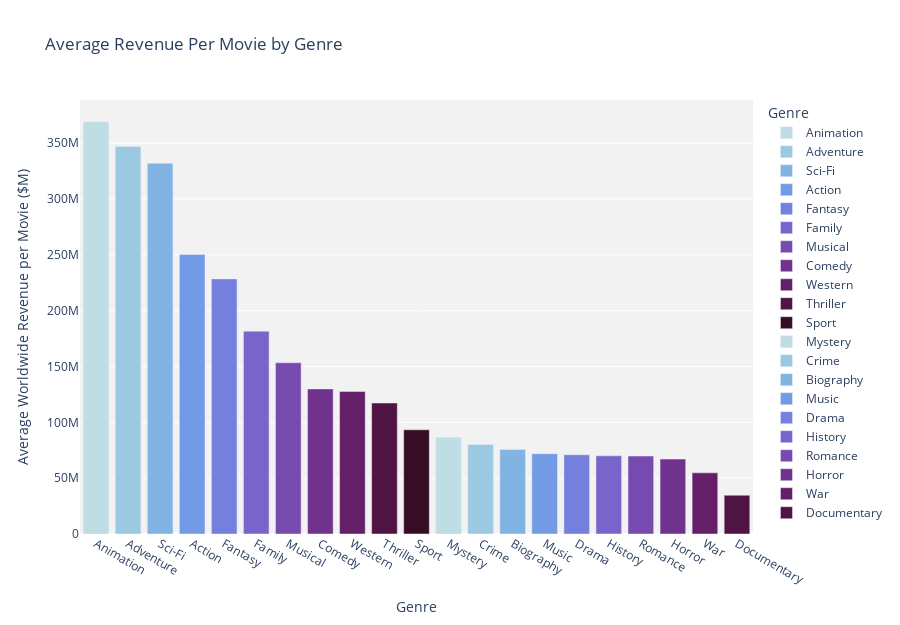
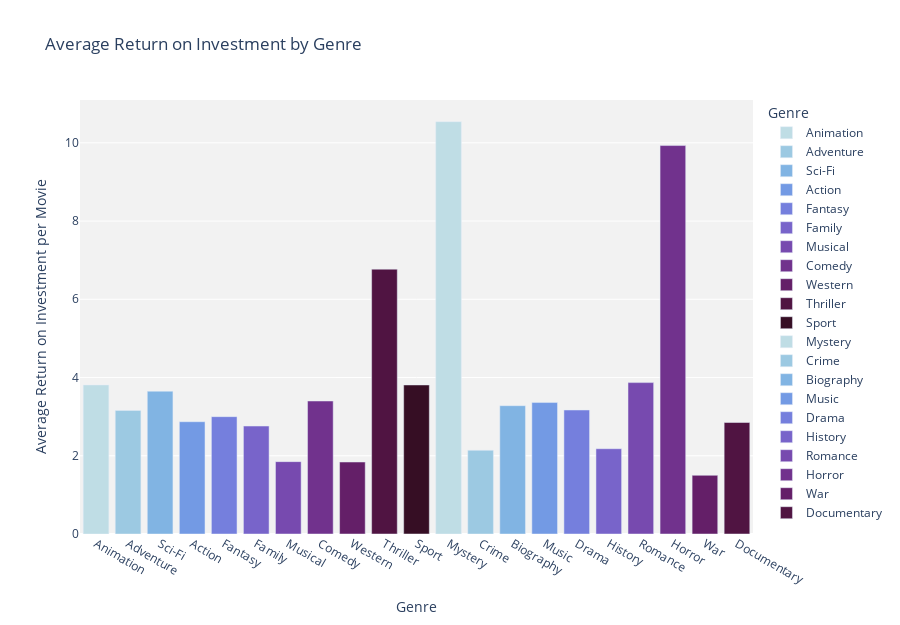
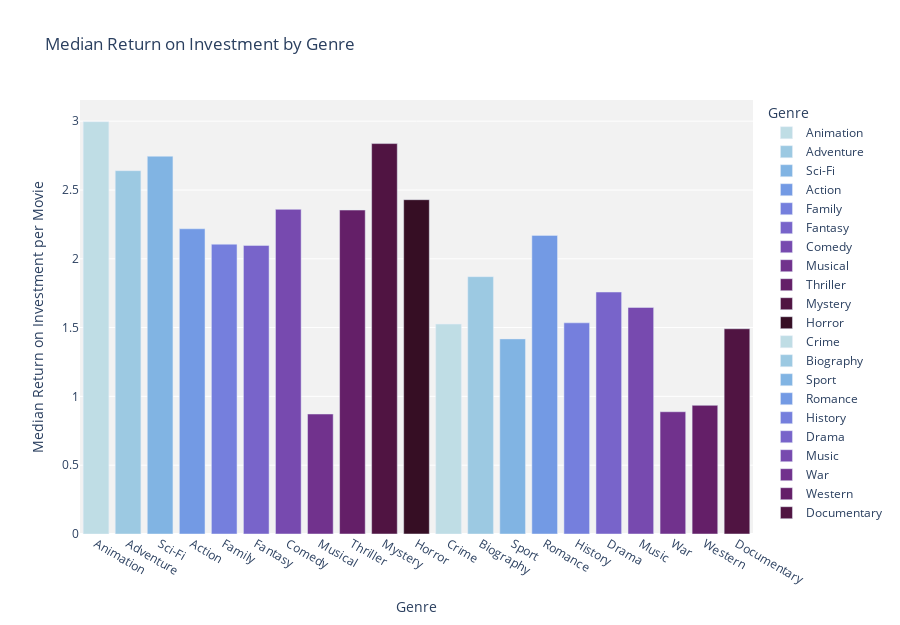
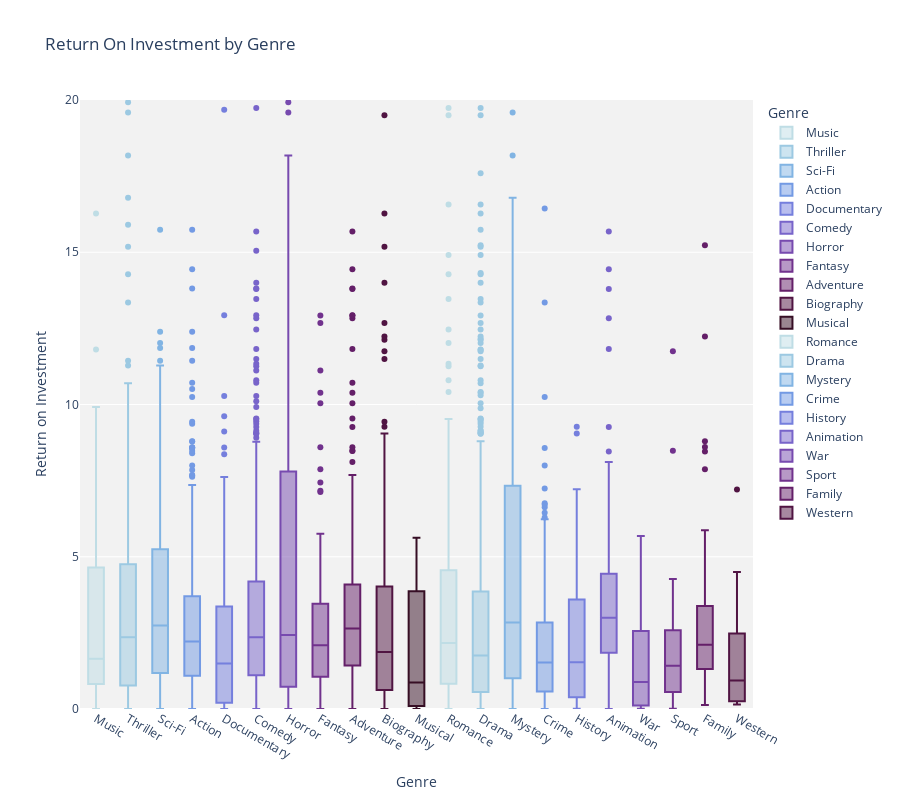

Notebook code cell kept with these figures, in order:
### Code cell
color_sequence = px.colors.sequential.dense[1:]

fig1 = px.bar(genres_df_mean.sort_values('worldwide_gross', ascending=False), 
              x='genres_list', y='worldwide_gross', color='genres_list',
              color_discrete_sequence=color_sequence, 
              title='Average Revenue Per Movie by Genre',
              labels={'worldwide_gross': 'Average Worldwide Revenue per Movie ($M)',
                      'genres_list': 'Genre'}
             )
fig1.update_layout(plot_bgcolor='#f2f2f2', height=625)
fig1.show()

fig2 = px.bar(genres_df_mean.sort_values('worldwide_gross', ascending=False), 
              x='genres_list', y='return_on_investment', color='genres_list',
              color_discrete_sequence=color_sequence, 
              title='Average Return on Investment by Genre',
              labels={'return_on_investment': 'Average Return on Investment per Movie',
                      'genres_list': 'Genre'}
            )
fig2.update_layout(plot_bgcolor='#f2f2f2', height=625)
fig2.show()

fig3 = px.bar(genres_df_median.sort_values('worldwide_gross', ascending=False), 
              x='genres_list', y='return_on_investment', color='genres_list',
              color_discrete_sequence=color_sequence, 
              title='Median Return on Investment by Genre',
              labels={'return_on_investment': 'Median Return on Investment per Movie',
                      'genres_list': 'Genre'}
            )
fig3.update_layout(plot_bgcolor='#f2f2f2', height=625)
fig3.show()

fig4 = px.box(exploded_df, x='genres_list', y='return_on_investment', range_y=[0,20], 
              title='Return On Investment by Genre',
              color='genres_list', color_discrete_sequence=color_sequence, 
              labels={'return_on_investment': 'Return on Investment',
                      'genres_list': 'Genre'}
             )
fig4.update_layout(plot_bgcolor='#f2f2f2', height=800)
fig4.show()
